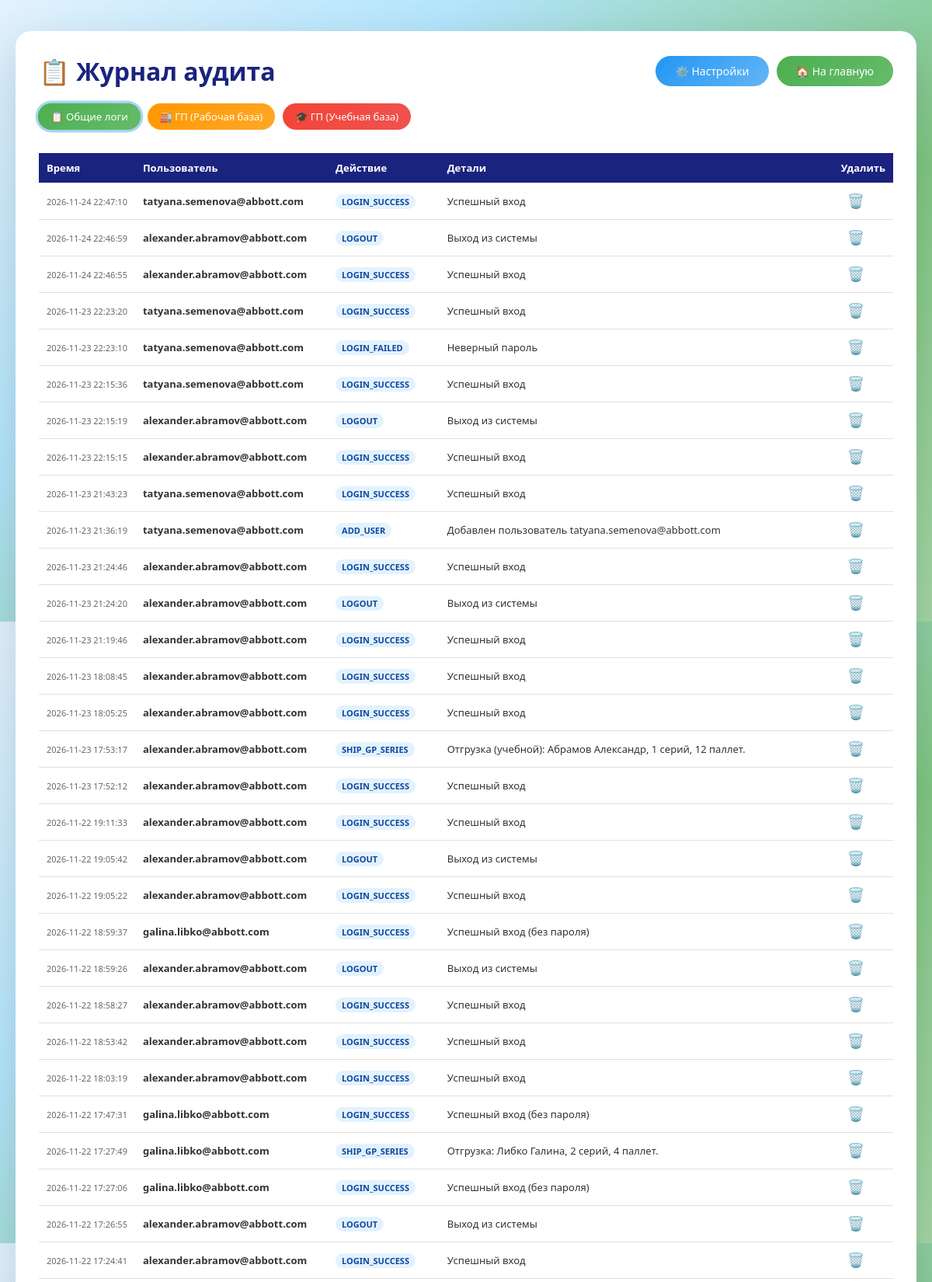
The page /view_logs (signed in, upper part) on the database its author committed.
### tables this page shows
CREATE TABLE audit_log (
                    id INTEGER PRIMARY KEY AUTOINCREMENT,
                    user_login TEXT,
                    action TEXT,
                    details TEXT,
                    timestamp TIMESTAMP DEFAULT CURRENT_TIMESTAMP
                , category TEXT DEFAULT 'other');

### app/routes/main.py (the view)
@main_bp.route('/view_logs')
@login_required
def view_logs():
    try:
        db = current_app.config.get('db')
        category = request.args.get('category', 'other')
        if category not in ['other', 'gp_working', 'gp_training']:
            category = 'other'
        logs = db.get_audit_log(500, category_filter=category)
        return render_template('view_logs.html', logs=logs, user_rights=session.get('user_rights'),
                               current_category=category)
    except Exception as e:
        print(f"Ошибка в view_logs: {e}")
        flash('Ошибка загрузки журнала аудита', 'danger')
        return redirect(url_for('main.index'))

### app/models/user_db.py (called while the page is built)
    @contextmanager
    def get_connection(self):
        conn = sqlite3.connect(self.db_file)
        conn.row_factory = sqlite3.Row
        try:
            yield conn
        finally:
            conn.close()

    def get_audit_log(self, limit=100, category_filter=None):
        with self.get_connection() as conn:
            cursor = conn.cursor()
            if category_filter:
                cursor.execute("SELECT * FROM audit_log WHERE category = ? ORDER BY timestamp DESC LIMIT ?",
                               (category_filter, limit))
            else:
                cursor.execute("SELECT * FROM audit_log ORDER BY timestamp DESC LIMIT ?", (limit,))
            return [dict(row) for row in cursor.fetchall()]

### templates/view_logs.html (shortened to what this page needs)
<!DOCTYPE html>
<html lang="ru">
<head>
<link rel="stylesheet" href="{{ url_for('static', filename='css/common.css') }}">
</head>
<body>
<div class="container">
    <h1>
        📋 Журнал аудита
        <div style="display: flex; gap: 10px;">
            <a href="/settings" class="btn btn-secondary">⚙️ Настройки</a>
            <a href="/" class="btn btn-primary">🏠 На главную</a>
        </div>
    </h1>
    <div class="filter-bar">
        <a href="{{ url_for('main.view_logs', category='other') }}"
           class="btn btn-primary {% if current_category == 'other' %}active-filter{% endif %}">
            📋 Общие логи
        </a>
        <a href="{{ url_for('main.view_logs', category='gp_working') }}"
           class="btn btn-settings {% if current_category == 'gp_working' %}active-filter{% endif %}">
            🏭 ГП (Рабочая база)
        </a>
        <a href="{{ url_for('main.view_logs', category='gp_training') }}"
           class="btn btn-danger {% if current_category == 'gp_training' %}active-filter{% endif %}">
            🎓 ГП (Учебная база)
        </a>
    </div>
    <div style="overflow-x: auto;">
        <table>
            <thead>
                <tr>
                    <th>Время</th>
                    <th>Пользователь</th>
                    <th>Действие</th>
                    <th>Детали</th>
                    {% if user_rights == 'Администратор' %}
                    <th>Удалить</th>
                    {% endif %}
                </tr>
            </thead>
            <tbody>
                {% for log in logs %}
                <tr>
                    <td class="timestamp">{{ log.timestamp }}</td>
                    <td><strong>{{ log.user_login }}</strong></td>
                    <td><span class="action-badge">{{ log.action }}</span></td>
                    <td>{{ log.details }}</td>
                    {% if user_rights == 'Администратор' %}
                    <td>
                        <form action="{{ url_for('main.delete_log', log_id=log.id, category=current_category) }}" method="POST" style="margin: 0;" onsubmit="return confirm('Удалить эту запись из журнала?');">
                            <button type="submit" class="delete-btn" title="Удалить запись">🗑️</button>
                        </form>
                    </td>
                    {% endif %}
                </tr>
                {% else %}
                <tr>
                    <td colspan="5" style="text-align: center; color: #999; padding: 20px;">Записей в этой категории пока нет.</td>
                </tr>
                {% endfor %}
            </tbody>
        </table>
    </div>
</div>
</body>
</html>

### static/css/common.css (style rules this page uses)
* { margin: 0; padding: 0; box-sizing: border-box; }
body { font-family: 'Segoe UI', Tahoma, Geneva, Verdana, sans-serif; min-height: 100vh; background: linear-gradient(135deg, #e3f2fd 0%, #b3e5fc 30%, #81c784 70%, #a5d6a7 100%); padding: 20px; color: #333; }
.btn { padding: 10px 25px; border: none; border-radius: 50px; font-size: 14px; font-weight: 500; cursor: pointer; text-decoration: none; display: inline-block; transition: all 0.3s ease; }
.btn-primary { background: linear-gradient(135deg, #4caf50, #66bb6a); color: white; }
.btn-secondary { background: linear-gradient(135deg, #2196f3, #64b5f6); color: white; }
.btn-danger { background: linear-gradient(135deg, #f44336, #ef5350); color: white; }
.btn-settings { background: linear-gradient(135deg, #ff9800, #ffa726); color: white; }

### templates/view_logs.html (style rules this page uses)
.container { max-width: 1200px; margin: 20px auto; background: white; border-radius: 20px; padding: 30px; box-shadow: 0 20px 60px rgba(0, 0, 0, 0.15); }
h1 { color: #1a237e; margin-bottom: 20px; display: flex; justify-content: space-between; align-items: center; flex-wrap: wrap; gap: 10px; }
table { width: 100%; border-collapse: collapse; font-size: 13px; margin-top: 15px; }
th, td { padding: 10px; text-align: left; border-bottom: 1px solid #e0e0e0; }
th { background: #1a237e; color: white; position: sticky; top: 0; z-index: 10; }
.delete-btn { background: none; border: none; color: #f44336; font-size: 18px; cursor: pointer; padding: 2px 8px; border-radius: 4px; transition: all 0.2s; }
.timestamp { font-size: 11px; color: #666; white-space: nowrap; }
.action-badge { display: inline-block; padding: 2px 8px; border-radius: 10px; font-size: 11px; font-weight: bold; background: #e3f2fd; color: #0d47a1; }
.filter-bar { display: flex; gap: 10px; margin-bottom: 15px; flex-wrap: wrap; }
.filter-bar .btn { font-size: 13px; padding: 8px 16px; }
.filter-bar .btn.active-filter { box-shadow: 0 0 0 3px rgba(33,150,243,0.4); transform: scale(1.02); }

### rows shown on the page
audit_log: timestamp "2026-11-24 22:47:10", user_login "tatyana.semenova@abbott.com", action "LOGIN_SUCCESS", details "Успешный вход"
audit_log: timestamp "2026-11-24 22:46:59", user_login "alexander.abramov@abbott.com", action "LOGOUT", details "Выход из системы"
audit_log: timestamp "2026-11-24 22:46:55", user_login "alexander.abramov@abbott.com", action "LOGIN_SUCCESS", details "Успешный вход"
audit_log: timestamp "2026-11-23 22:23:20", user_login "tatyana.semenova@abbott.com", action "LOGIN_SUCCESS", details "Успешный вход"
audit_log: timestamp "2026-11-23 22:23:10", user_login "tatyana.semenova@abbott.com", action "LOGIN_FAILED", details "Неверный пароль"
audit_log: timestamp "2026-11-23 22:15:36", user_login "tatyana.semenova@abbott.com", action "LOGIN_SUCCESS", details "Успешный вход"
audit_log: timestamp "2026-11-23 22:15:19", user_login "alexander.abramov@abbott.com", action "LOGOUT", details "Выход из системы"
audit_log: timestamp "2026-11-23 22:15:15", user_login "alexander.abramov@abbott.com", action "LOGIN_SUCCESS", details "Успешный вход"
audit_log: timestamp "2026-11-23 21:43:23", user_login "tatyana.semenova@abbott.com", action "LOGIN_SUCCESS", details "Успешный вход"
audit_log: timestamp "2026-11-23 21:36:19", user_login "tatyana.semenova@abbott.com", action "ADD_USER", details "Добавлен пользователь tatyana.semenova@abbott.com"
audit_log: timestamp "2026-11-23 21:24:46", user_login "alexander.abramov@abbott.com", action "LOGIN_SUCCESS", details "Успешный вход"
audit_log: timestamp "2026-11-23 21:24:20", user_login "alexander.abramov@abbott.com", action "LOGOUT", details "Выход из системы"
audit_log: timestamp "2026-11-23 21:19:46", user_login "alexander.abramov@abbott.com", action "LOGIN_SUCCESS", details "Успешный вход"
audit_log: timestamp "2026-11-23 18:08:45", user_login "alexander.abramov@abbott.com", action "LOGIN_SUCCESS", details "Успешный вход"
audit_log: timestamp "2026-11-23 18:05:25", user_login "alexander.abramov@abbott.com", action "LOGIN_SUCCESS", details "Успешный вход"
audit_log: timestamp "2026-11-23 17:53:17", user_login "alexander.abramov@abbott.com", action "SHIP_GP_SERIES", details "Отгрузка (учебной): Абрамов Александр, 1 серий, 12 паллет."
audit_log: timestamp "2026-11-23 17:52:12", user_login "alexander.abramov@abbott.com", action "LOGIN_SUCCESS", details "Успешный вход"
audit_log: timestamp "2026-11-22 19:11:33", user_login "alexander.abramov@abbott.com", action "LOGIN_SUCCESS", details "Успешный вход"
audit_log: timestamp "2026-11-22 19:05:42", user_login "alexander.abramov@abbott.com", action "LOGOUT", details "Выход из системы"
audit_log: timestamp "2026-11-22 19:05:22", user_login "alexander.abramov@abbott.com", action "LOGIN_SUCCESS", details "Успешный вход"
audit_log: timestamp "2026-11-22 18:59:37", user_login "galina.libko@abbott.com", action "LOGIN_SUCCESS", details "Успешный вход (без пароля)"
audit_log: timestamp "2026-11-22 18:59:26", user_login "alexander.abramov@abbott.com", action "LOGOUT", details "Выход из системы"
audit_log: timestamp "2026-11-22 18:58:27", user_login "alexander.abramov@abbott.com", action "LOGIN_SUCCESS", details "Успешный вход"
audit_log: timestamp "2026-11-22 18:53:42", user_login "alexander.abramov@abbott.com", action "LOGIN_SUCCESS", details "Успешный вход"
audit_log: timestamp "2026-11-22 18:03:19", user_login "alexander.abramov@abbott.com", action "LOGIN_SUCCESS", details "Успешный вход"
audit_log: timestamp "2026-11-22 17:47:31", user_login "galina.libko@abbott.com", action "LOGIN_SUCCESS", details "Успешный вход (без пароля)"
audit_log: timestamp "2026-11-22 17:27:49", user_login "galina.libko@abbott.com", action "SHIP_GP_SERIES", details "Отгрузка: Либко Галина, 2 серий, 4 паллет."
audit_log: timestamp "2026-11-22 17:27:06", user_login "galina.libko@abbott.com", action "LOGIN_SUCCESS", details "Успешный вход (без пароля)"
audit_log: timestamp "2026-11-22 17:26:55", user_login "alexander.abramov@abbott.com", action "LOGOUT", details "Выход из системы"
audit_log: timestamp "2026-11-22 17:24:41", user_login "alexander.abramov@abbott.com", action "LOGIN_SUCCESS", details "Успешный вход"
